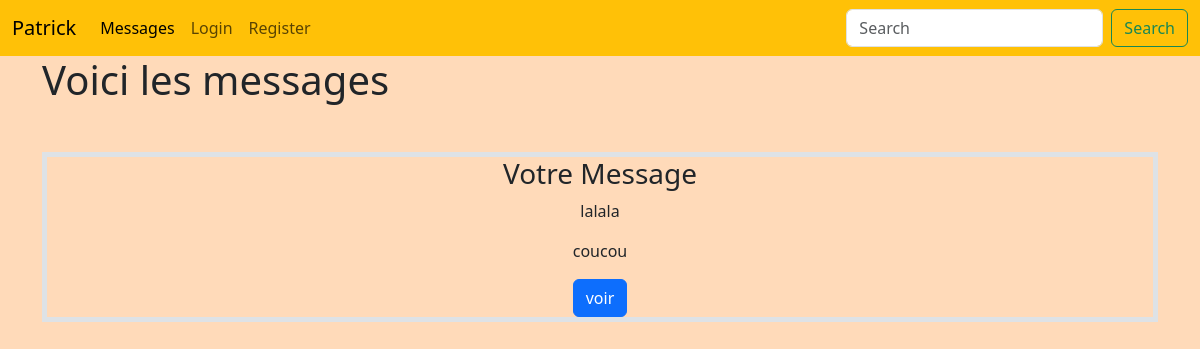
Page /website/messages on the earlier database version.
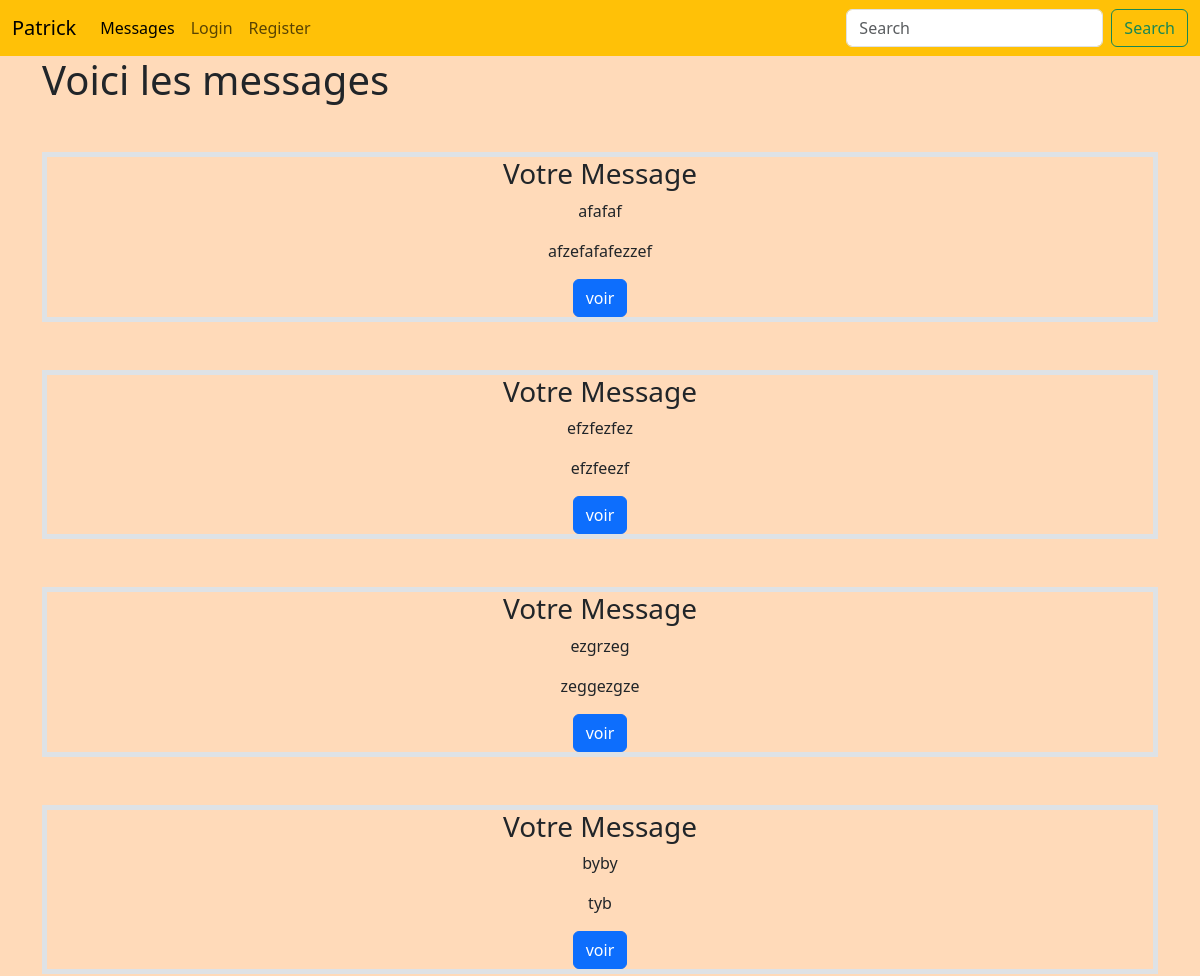
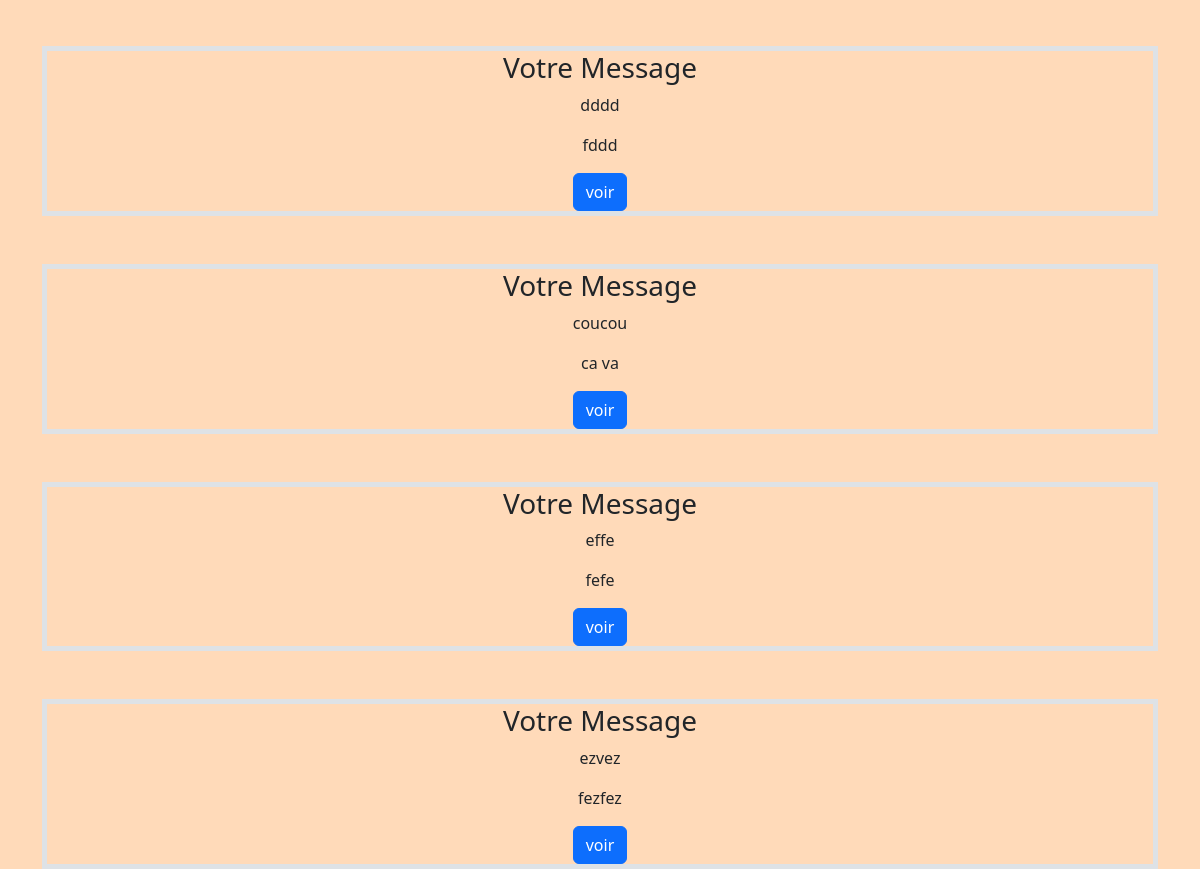
Same page on the later database version (2 pictures, top to bottom).
### website/models.py (models this page shows)
class Message(models.Model):
    title = models.CharField(max_length=255)
    content = models.CharField(max_length=1000)
    author = models.ForeignKey(User, null=False, on_delete=models.CASCADE, default="missing_author")
    category = models.ForeignKey(Category, null=True, on_delete=models.SET_NULL)

### website/views.py (the view)
# urls.py: path('messages', views.all_messages, name='all_messages'),
def all_messages(request):
    messages = Message.objects.all()
    context = {"messages": messages}
    return render(request, 'website/all.html', context)

### website/templates/website/all.html
{% extends 'website/base.html' %}
{% load static %}
{% block content %}
<div class="container mb-5">
<h1>Voici les messages</h1>
</div>
{% for message in messages %}
<div class="container">
<div class="border border-5 mt-5">
    <div class="text-center">
<h3>Votre Message</h3>
    <p>{{ message.title }}</p>
   <p>{{ message.content }}</p>
<a href="{% url 'show_message' message.id %}" class="btn btn-primary">voir</a>
    </div>
</div>
    </div>
{% endfor %}
{% endblock %}

### website/templates/website/base.html (shortened to what this page needs)
<!doctype html>
<html lang="en">
<head>
     {% load static %}
      {% load bootstrap5 %}
  {% bootstrap_css %}
    <link rel="stylesheet" href="{% static 'styles/main.css' %}">
</head>
<body>
{% include 'website/navbar.html' %}
{% block content %}
{% endblock %}
</body>
</body>
</html>

### website/templates/website/navbar.html (shortened to what this page needs)
<nav class="navbar navbar-expand-lg bg-warning">
  <div class="container-fluid">
    <a class="navbar-brand" href="{% url 'home_index' %}">Patrick</a>
    <div class="collapse navbar-collapse" id="navbarSupportedContent">
      <ul class="navbar-nav me-auto mb-2 mb-lg-0">
        <li class="nav-item">
          <a class="nav-link active" aria-current="page" href="{% url 'all_messages' %}">Messages</a>
        </li>
          {% if request.user.is_authenticated %}
          <li class="nav-item">
          <a class="nav-link" href="{% url 'logout' %}" aria-disabled="true">Logout</a>
        </li>
      <li class="nav-item">
          <a class="nav-link" href="{% url 'new_message' %}">New</a>
        </li>
                      <li class="nav-item">
          <span class="nav-link">Bonjour {{ request.user.username }}</span>
        </li>
         {% else %}
        <li class="nav-item">
          <a class="nav-link" href="{% url 'login' %}" aria-disabled="true">Login</a>
        </li>
          <li class="nav-item">
          <a class="nav-link" href="{% url 'register' %}" aria-disabled="true">Register</a>
        </li>
    {% endif %}
      </ul>
      <form class="d-flex" role="search">
        <input class="form-control me-2" type="search" placeholder="Search" aria-label="Search">
        <button class="btn btn-outline-success" type="submit">Search</button>
      </form>
    </div>
  </div>
</nav>

### static/styles/main.css (style rules this page uses)
body { background-color: peachpuff; }

Differences in the rows shown:
changed Message: title "lalala" → "afafaf"; content "coucou" → "afzefafafezzef"
added Message: title "efzfezfez", content "efzfeezf"
added Message: title "ezgrzeg", content "zeggezgze"
added Message: title "byby", content "tyb"
added Message: title "dddd", content "fddd"
added Message: title "coucou", content "ca va"
added Message: title "effe", content "fefe"
added Message: title "ezvez", content "fezfez"
